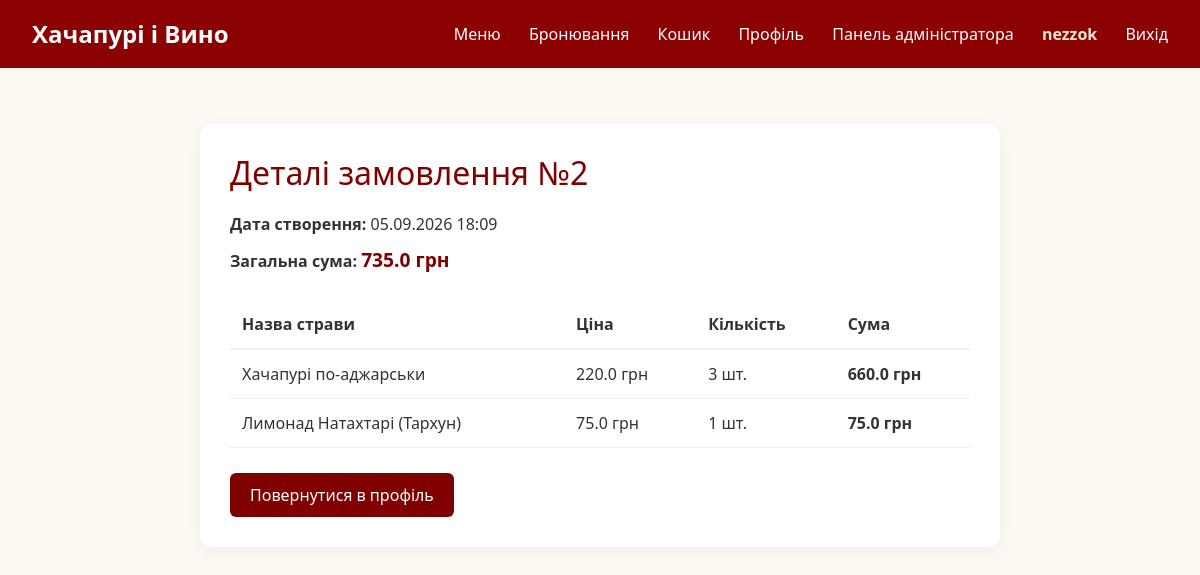
/my_order/2 (signed in), run on the app's committed database.
### models.py (models this page shows, shortened)
class User(UserMixin, db.Model):
    id = db.Column(db.Integer, primary_key=True)
    username = db.Column(db.String(50), nullable=False)
    email = db.Column(db.String(120), unique=True, nullable=False)
    password_hash = db.Column(db.String(255), nullable=False)
    is_admin = db.Column(db.Boolean, default=False)
    is_superadmin = db.Column(db.Boolean, default=False)

class Order(db.Model):
    id = db.Column(db.Integer, primary_key=True)
    user_id = db.Column(db.Integer, db.ForeignKey('user.id'), nullable=False)
    total_price = db.Column(db.Float, nullable=False)
    status = db.Column(db.String(50), default='В обробці')
    created_at = db.Column(db.DateTime, default=datetime.utcnow)
    items = db.relationship('OrderItem', backref='order', lazy=True, cascade='all, delete-orphan')
    user = db.relationship('User', backref='orders', lazy=True)

class OrderItem(db.Model):
    id = db.Column(db.Integer, primary_key=True)
    order_id = db.Column(db.Integer, db.ForeignKey('order.id'), nullable=False)
    dish_id = db.Column(db.Integer, nullable=True)
    dish_title = db.Column(db.String(100), nullable=False)
    price = db.Column(db.Float, nullable=False)
    quantity = db.Column(db.Integer, nullable=False)

### app.py (the view)
@app.route('/my_order/<int:order_id>')
@login_required
def my_order(order_id):
    order = Order.query.filter_by(id=order_id, user_id=current_user.id).first_or_404()
    return render_template('order_details.html', order=order)

### app.py (called while the page is built)
@login_manager.user_loader
def load_user(user_id):
    return User.query.get(int(user_id))

### templates/order_details.html
{% extends 'base.html' %}
{% block content %}
<div style="max-width: 800px; margin: 40px auto; background: #fff; padding: 30px; border-radius: 12px; box-shadow: 0 4px 15px rgba(0,0,0,0.05);">
    <h2 style="color: #800000; margin-bottom: 20px;">Деталі замовлення №{{ order.id }}</h2>
    <p style="margin-bottom: 10px;"><strong>Дата створення:</strong> {{ order.created_at.strftime('%d.%m.%Y %H:%M') }}</p>
    <p style="margin-bottom: 25px;"><strong>Загальна сума:</strong> <span style="color: #800000; font-weight: bold; font-size: 1.2rem;">{{ order.total_price }} грн</span></p>
    <table style="width: 100%; border-collapse: collapse; margin-bottom: 25px;">
        <thead>
            <tr style="border-bottom: 2px solid #eee; text-align: left;">
                <th style="padding: 12px;">Назва страви</th>
                <th style="padding: 12px;">Ціна</th>
                <th style="padding: 12px;">Кількість</th>
                <th style="padding: 12px;">Сума</th>
            </tr>
        </thead>
        <tbody>
            {% for item in order.items %}
            <tr style="border-bottom: 1px solid #eee;">
                <td style="padding: 12px;">{{ item.dish_title }}</td>
                <td style="padding: 12px;">{{ item.price }} грн</td>
                <td style="padding: 12px;">{{ item.quantity }} шт.</td>
                <td style="padding: 12px; font-weight: bold;">{{ item.price * item.quantity }} грн</td>
            </tr>
            {% endfor %}
        </tbody>
    </table>
    <a href="{{ url_for('profile') }}" style="display: inline-block; padding: 10px 20px; background: #800000; color: white; border-radius: 6px; text-decoration: none;">Повернутися в профіль</a>
</div>
{% endblock %}

### templates/base.html (shortened to what this page needs)
<!DOCTYPE html>
<html lang="uk">
<head>
    <link href="https://cdn.jsdelivr.net/npm/bootstrap@5.3.0/dist/css/bootstrap.min.css" rel="stylesheet">
    <link rel="stylesheet" href="{{ url_for('static', filename='css/style.css') }}">
</head>
<body>
    <header>
        <div class="logo">
            <a href="{{ url_for('index') }}" style="color: white; text-decoration: none;">Хачапурі і Вино</a>
        </div>
        <nav>
            <a href="{{ url_for('index') }}">Меню</a>
            <a href="{{ url_for('booking') }}">Бронювання</a>
            {% if current_user.is_authenticated %}
                <a href="{{ url_for('cart') }}">Кошик</a>
                <a href="{{ url_for('profile') }}">Профіль</a>
                {% if current_user.is_admin %}
                    <a href="{{ url_for('admin') }}">Панель адміністратора</a>
                {% endif %}
                <span style="margin-left: 1.5rem; font-weight: bold; color: #f0e6d2;">{{ current_user.username }}</span>
                <a href="{{ url_for('logout') }}">Вихід</a>
            {% else %}
                <a href="{{ url_for('login') }}">Вхід</a>
                <a href="{{ url_for('register') }}">Реєстрація</a>
            {% endif %}
        </nav>
    </header>
    <div class="container-fluid px-4 py-3">
        {% block content %}{% endblock content %}
    </div>
</body>
</html>

### static/css/style.css (style rules this page uses)
body { font-family: 'Segoe UI', Tahoma, Geneva, Verdana, sans-serif; margin: 0; background-color: #fcf8f2; color: #333; }
header { background-color: #8b0000; color: white; padding: 1rem 2rem; display: flex; justify-content: space-between; align-items: center; }
header .logo { font-size: 1.5rem; font-weight: bold; }
nav a { color: white; text-decoration: none; margin-left: 1.5rem; font-weight: 500; }

### data on the page
User: username "nezzok"
Order: id "2", created_at "05.09.2026 18:09", total_price "735.0"
OrderItem: dish_title "Хачапурі по-аджарськи", price "220.0", quantity "3", item.price*item.quantity "660.0"
OrderItem: dish_title "Лимонад Натахтарі (Тархун)", price "75.0", quantity "1", item.price*item.quantity "75.0"
